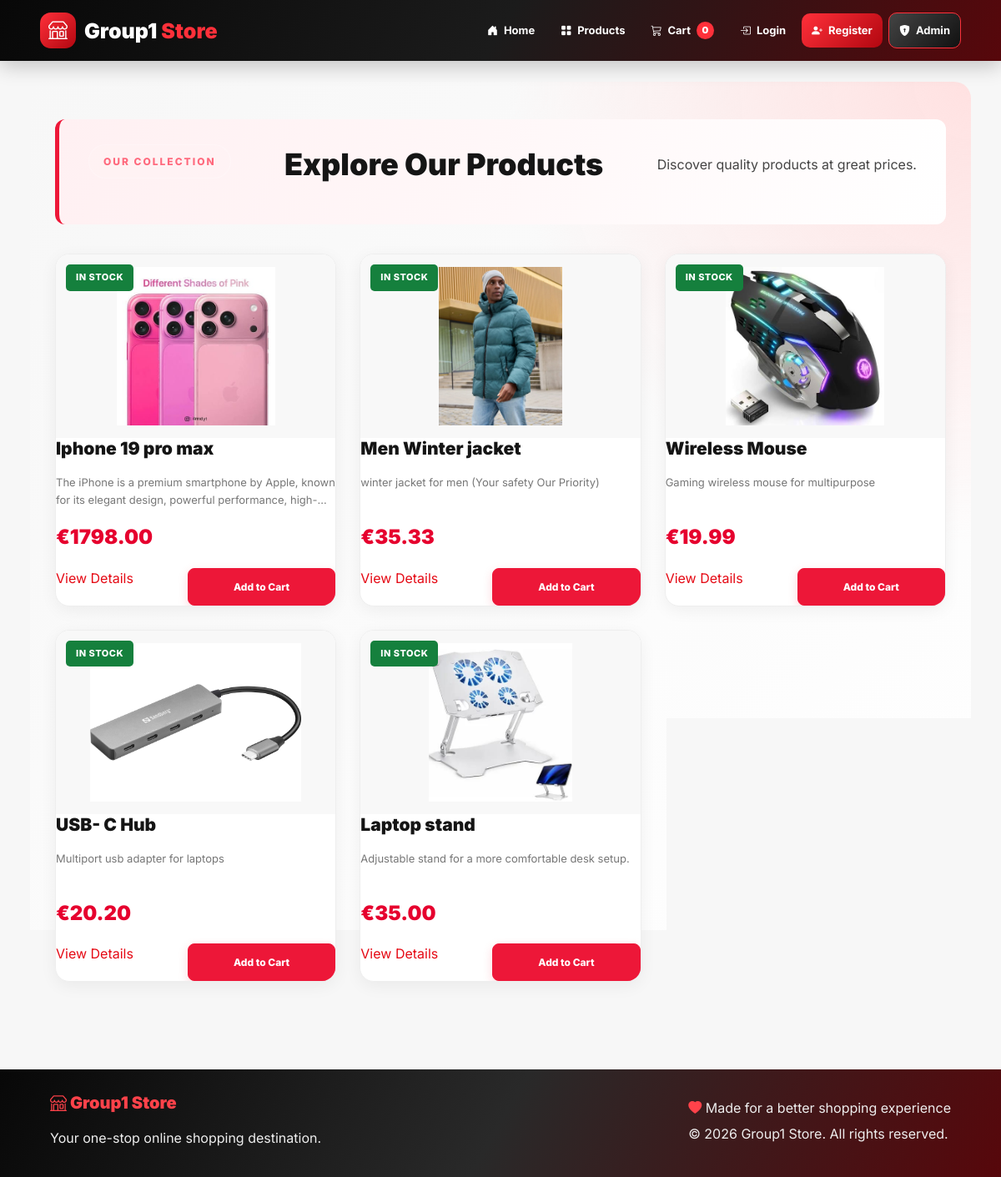
Page /products on the committed database.
### tables this page shows
CREATE TABLE products (
            id INTEGER PRIMARY KEY AUTOINCREMENT,
            name TEXT NOT NULL,
            description TEXT NOT NULL,
            price REAL NOT NULL CHECK(price >= 0),
            created_at TEXT NOT NULL DEFAULT CURRENT_TIMESTAMP
        , image_filename TEXT, is_available INTEGER NOT NULL DEFAULT 1);

### app.py (the view)
@app.route("/products")
def products():
    products_list = get_db().execute(
        """
        SELECT *
        FROM products
        ORDER BY id DESC
        """
    ).fetchall()
    return render_template(
        "products.html",
        products=products_list
    )

### app.py (called while the page is built, shortened)
def get_db():
    if "db" not in g:
        g.db = sqlite3.connect(DATABASE)
        g.db.row_factory = sqlite3.Row
        g.db.execute("PRAGMA foreign_keys = ON")
    return g.db

def current_customer():
    customer_id = session.get("customer_id")
    if not customer_id:
        return None

@app.context_processor
def inject_common_values():
    cart = session.get("cart", {})
    return {
        "logged_in_customer": current_customer(),
        "cart_count": sum(
            int(qty) for qty in cart.values()
        ),
        "admin_logged_in": session.get(
            "admin_logged_in",
            False
        )
    }

### templates/products.html (shortened to what this page needs)
{% extends "base.html" %}
{% block content %}
<div class="products-page">
    <div class="catalogue-heading">
        <span class="welcome-tag">OUR COLLECTION</span>
        <h1>Explore Our Products</h1>
        <p>Discover quality products at great prices.</p>
    </div>
    {% if products %}
    <div class="products-grid">
        {% for product in products %}
        <div class="product-card">
            <div class="product-image-container">
                {% if product.image_filename %}
                    <img
                        src="{{ url_for('static', filename='images/products/' ~ product.image_filename) }}"
                        alt="{{ product.name }}"
                        class="product-image"
                    >
                {% else %}
                    <div class="no-product-image">
                        <span>No Image Available</span>
                    </div>
                {% endif %}
                {% if not product.is_available %}
                    <span class="stock-badge out-of-stock">
                        OUT OF STOCK
                    </span>
                {% else %}
                    <span class="stock-badge in-stock">
                        IN STOCK
                    </span>
                {% endif %}
            </div>
            <div class="product-card-content">
                <h3>{{ product.name }}</h3>
                <p class="product-description">
                    {{ product.description }}
                </p>
                <div class="product-price">
                    €{{ "%.2f"|format(product.price) }}
                </div>
                <div class="product-actions">
                    <a
                        href="{{ url_for('product_detail', product_id=product.id) }}"
                        class="view-details-button"
                    >
                        View Details
                    </a>
                    {% if product.is_available %}
                        <form
                            method="POST"
                            action="{{ url_for('add_to_cart', product_id=product.id) }}"
                            class="add-cart-form"
                        >
                            <button
                                type="submit"
                                class="add-cart-button"
                            >
                                Add to Cart
                            </button>
                        </form>
                    {% endif %}
                </div>
            </div>
        </div>
        {% endfor %}
    </div>
    {% else %}
        <div class="empty-products">
            <h3>No Products Available</h3>
            <p>Our products will be available soon.</p>
        </div>
    {% endif %}
</div>
{% endblock %}

### templates/base.html (shortened to what this page needs)
<!DOCTYPE html>
<html lang="en">
<head>
    <link
        href="https://cdn.jsdelivr.net/npm/bootstrap@5.3.3/dist/css/bootstrap.min.css"
        rel="stylesheet"
    >
    <link
        href="https://cdn.jsdelivr.net/npm/bootstrap-icons@1.11.3/font/bootstrap-icons.min.css"
        rel="stylesheet"
    >
    <link
        rel="stylesheet"
        href="{{ url_for('static', filename='style.css') }}"
    >
</head>
<body>
    <div class="background-bubbles" aria-hidden="true">
    </div>
    <header class="main-header">
        <div class="header-container">
            <a href="{{ url_for('index') }}" class="brand-logo">
                <span class="brand-icon">
                    <i class="bi bi-shop"></i>
                </span>
                <span>
                    Group1 <strong>Store</strong>
                </span>
            </a>
            <nav class="main-navigation collapse" id="mainNavigation">
                <a href="{{ url_for('index') }}" class="nav-button nav-home">
                    <i class="bi bi-house-door-fill"></i>
                    <span>Home</span>
                </a>
                <a href="{{ url_for('products') }}" class="nav-button nav-products">
                    <i class="bi bi-grid-fill"></i>
                    <span>Products</span>
                </a>
                <a href="{{ url_for('cart') }}" class="nav-button nav-cart">
                    <i class="bi bi-cart3"></i>
                    <span>Cart</span>
                    <span class="cart-count">{{ cart_count }}</span>
                </a>
                {% if logged_in_customer %}
                    <a href="{{ url_for('orders') }}" class="nav-button nav-orders">
                        <i class="bi bi-box-seam-fill"></i>
                        <span>My Orders</span>
                    </a>
                    <a href="{{ url_for('profile') }}" class="nav-button nav-profile">
                        <i class="bi bi-person-circle"></i>
                        <span>Profile</span>
                    </a>
                    <a href="{{ url_for('logout') }}" class="nav-button logout-button">
                        <i class="bi bi-box-arrow-right"></i>
                        <span>Logout</span>
                    </a>
                {% else %}
                    <a href="{{ url_for('login') }}" class="nav-button nav-login">
                        <i class="bi bi-box-arrow-in-right"></i>
                        <span>Login</span>
                    </a>
                    <a href="{{ url_for('register') }}" class="nav-button register-button">
                        <i class="bi bi-person-plus-fill"></i>
                        <span>Register</span>
                    </a>
                {% endif %}
                {% if admin_logged_in %}
                    <a href="{{ url_for('admin_products') }}" class="nav-button nav-admin-products">
                        <i class="bi bi-gear-fill"></i>
                        <span>Manage Products</span>
                    </a>
                    <a href="{{ url_for('admin_orders') }}" class="nav-button nav-admin-orders">
                        <i class="bi bi-receipt"></i>
                        <span>Manage Orders</span>
                    </a>
                    <a href="{{ url_for('admin_logout') }}" class="nav-button logout-button">
                        <i class="bi bi-shield-lock-fill"></i>
                        <span>Admin Logout</span>
                    </a>
                {% else %}
                    <a href="{{ url_for('admin_login') }}" class="nav-button admin-button">
                        <i class="bi bi-shield-lock-fill"></i>
                        <span>Admin</span>
                    </a>
                {% endif %}
            </nav>
        </div>
    </header>
    <main class="main-container">
        <div class="page-content">
            {% block content %}{% endblock %}
        </div>
    </main>
    <footer class="main-footer">
        <div class="footer-container">
            <div class="footer-brand">
                <h5>
                    <i class="bi bi-shop"></i>
                    Group1 Store
                </h5>
                <p>Your one-stop online shopping destination.</p>
            </div>
            <div class="footer-info">
                <p>
                    <i class="bi bi-heart-fill"></i>
                    Made for a better shopping experience
                </p>
                <p>© 2026 Group1 Store. All rights reserved.</p>
            </div>
        </div>
    </footer>
</body>
</html>

### rows in the picture
products: image_filename (picture), is_available "IN STOCK", name "Iphone 19 pro max", description "The iPhone is a premium smartphone by Apple, known for its elegant design, powerful…", price "1798.00"
products: image_filename (picture), is_available "IN STOCK", name "Men Winter jacket", description "winter jacket for men (Your safety Our Priority)", price "35.33"
products: image_filename (picture), is_available "IN STOCK", name "Wireless Mouse", description "Gaming wireless mouse for multipurpose", price "19.99"
products: image_filename (picture), is_available "IN STOCK", name "USB- C Hub", description "Multiport usb adapter for laptops", price "20.20"
products: image_filename (picture), is_available "IN STOCK", name "Laptop stand", description "Adjustable stand for a more comfortable desk setup.", price "35.00"

### other values in the picture
{{ cart_count }} "0"
